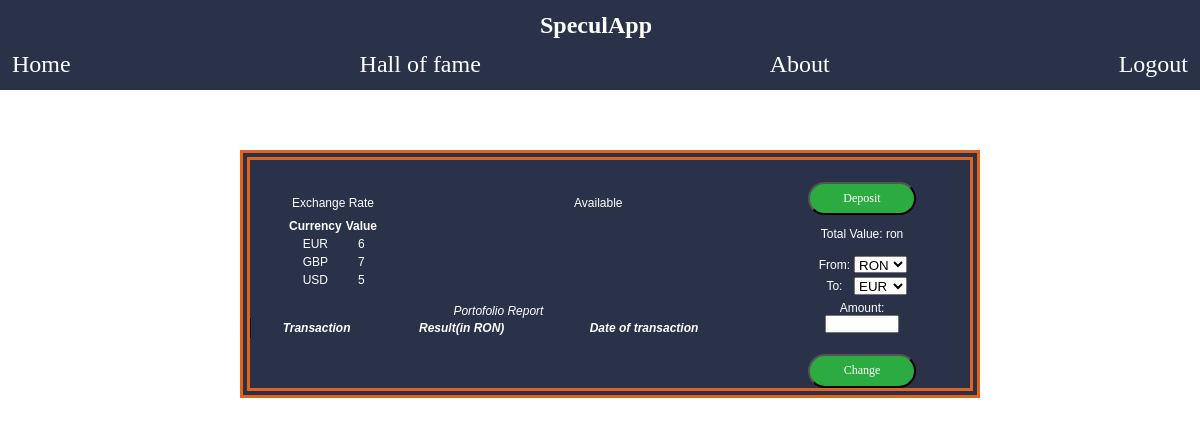
Screenshot of /page/Client.php (signed in) with the database file from the repository.
### tables this page shows
CREATE TABLE `currency` (
  `name` varchar(8) NOT NULL,
  `cur_value` double NOT NULL,
  `last_value` double(10,3) NOT NULL,
  `min_value` double NOT NULL,
  `max_value` double NOT NULL,
  `update_time` int(11) NOT NULL,
  `last_update` datetime NOT NULL
);

### script/include.php (called while the page is built, shortened)
<?php
function get_currency(){
	require('db.php');
	$sql="SELECT * FROM `currency`;";
	$result=mysqli_query($con,$sql) or die (mysqli_error($con));
	if ($result){
		return $result;
	}
	else return 0;
}
?>

### script/get_cur_names.php (the view, shortened to what this page needs)
<?php
require('db.php');
include_once('include.php');
$result = get_currency();
if (mysqli_num_rows($result)>0){
	while ($row=mysqli_fetch_assoc($result)){ ?>
	<option value="<?php echo $row['name'];?>"><?php echo $row['name'];?></option>
	<?php
	}
}
?>

### script/get_rate.php (shortened to what this page needs)
<?php
require('db.php');
include_once('include.php');
$result = get_currency();
if (mysqli_num_rows($result)>0){
	while ($row=mysqli_fetch_assoc($result)){ ?>
		<tr>
			<td><?php echo $row['name'];?></td>
			<td><?php echo $row['cur_value'];?>
			</td>
		</tr>
	<?php
	}
}
?>

### style/Client.css (style rules this page uses)
body { margin: 0; padding: 0; }

### rows the page displays
currency: name "EUR", cur_value "6"
currency: name "GBP", cur_value "7"
currency: name "USD", cur_value "5"

### other values shown
form field option2 "EUR"
